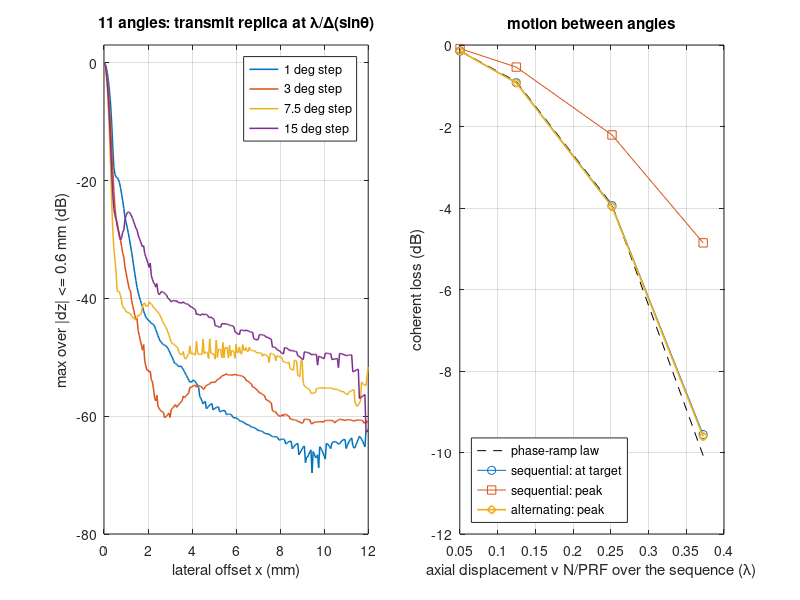

Here is the MATLAB script that generated this plot:
%% m23_angle_step_rule.m  --  transmit replicas, the angle-step rule, and motion between angles
% Purpose : fast analytic plane-wave synthesis (no channel data): for a point target the
%           DAS value at pixel p for angle theta is
%             v(p, theta) = sum_e w_e(p) g(tau_tx(p,theta) + tau_rx(p,e) - tau_tx(t,theta) - tau_rx(t,e))
%           with the complex two-way pulse g(t) = exp(-t^2/(2 sig^2)) exp(j 2 pi f0 t).
%           (1) Replica position and level vs angle step (11 angles): the transmit factor
%               repeats every lambda/d(sin theta) laterally; we measure the broadband ghost
%               and compare it with the narrowband focal-plane prediction R(x_rep).
%           (2) Depth independence of the replica position (targets at 20, 30, 45 mm).
%           (3) Motion: the target moves axially between firings (31 angles, 1 deg step,
%               PRF 10 kHz). Loss at the true position vs the phase-ramp law
%               |sin(N phi/2)/(N sin(phi/2))|, phi = 2 pi f0 (1 + cos theta) delta / c per
%               firing; peak loss and lateral shift for sequential vs alternating order.
% Change  : steps, N, Fnum, FBW, PRF, velocities, the firing order.
% Expect  : the broadband ghost is a hump centered near lambda/d(sin theta) and smeared by
%           about +-FBW/2 of that distance, at the same x for every depth. Its level is far
%           below the narrowband level: the virtual transmit array has broadband grating
%           lobes like a real array (-25 dB at a 15 deg step, about -53 dB at 3 deg). The
%           estimate env(x_rep) x 1.06 M/N, with the receive sidelobe envelope
%           env(x) = 1/(pi x/(lam F#)), tracks it within 4 dB from 2 to 15 deg (mostly above,
%           i.e. conservative); the exact R(x_rep) swings through receive nulls (the hump sits
%           inside x_rep), so R(x_rep) x 1.06 M/N matches only by chance. Motion: at the true target position the loss follows the
%           ramp law (lambda/4 across the sequence = 25 mm/s here: -3.9 dB). In sequential
%           order the peak moves 0.12 mm laterally and drops only 2.2 dB (part of the loss
%           becomes a mislocation); in alternating order it stays put and loses 4.0 dB.
% Base MATLAB only; runs in MATLAB R2019b+ and GNU Octave 8.
clear; close all; rng(1);

c = 1.540; f0 = 5; lam = c/f0; FBW = 0.6;          % mm/us, MHz, mm
sig = 1/(2*pi*FBW*f0/(2*sqrt(2*log(2))));          % envelope std of the two-way pulse (us)
Nel = 128; pitch = 0.3; xe = ((0:Nel-1) - (Nel-1)/2)*pitch;
Fnum = 1.5;
g = @(t) exp(-t.^2/(2*sig^2)) .* exp(1i*2*pi*f0*t);
% geometry of a pixel set, computed once: receive times (npix x Nel) and normalized weights
geom = @(px, pz) struct('px', px, 'pz', pz, 'R', sqrt((px - xe).^2 + pz.^2)/c, ...
    'W', double(abs(xe - px) <= pz/(2*Fnum)) ./ sum(abs(xe - px) <= pz/(2*Fnum), 2));
% DAS value of one angle for a target at (xt, zt): sum_e W g(tx delay difference + rx delay difference)
das = @(G, xt, zt, th) sum(G.W .* g(((G.px - xt)*sin(th) + (G.pz - zt)*cos(th))/c ...
        + G.R - sqrt((xt - xe).^2 + zt^2)/c), 2);

%% (1) Replica vs angle step, 11 angles, target at (0, 30 mm)
zt = 30;
xl = (0:0.05:12).';  dzs = -0.6:0.1:0.6;                  % strip of pixels (x >= 0, symmetric)
[PX, DZ] = meshgrid(xl, dzs);  G1 = geom(PX(:), zt + DZ(:));
steps = [1 2 3 5 7.5 10 15];  N = 11;
% narrowband receive pattern at depth zt (paraxial), for the prediction
wz  = double(abs(xe) <= zt/(2*Fnum));
Rnb = @(x) abs(exp(-1i*2*pi*x(:)*xe/(lam*zt)) * wz.') / sum(wz);
fprintf('(1) 11 angles, target at z = %g mm, Rx F# %.1f, FBW %.0f %%\n', zt, Fnum, 100*FBW);
fprintf('%6s %5s %5s %8s %9s %8s %11s %11s\n', 'step', 'N', 'span', 'x_rep', 'hump at', 'ghost', 'narrowband', 'env*1.06M/N');
fprintf('%6s %5s %5s %8s %9s %8s %11s %11s\n', '(deg)', '', '(deg)', '(mm)', 'x (mm)', '(dB)', 'R(x_rep)', '(dB)');
env = @(x) min(1, lam*Fnum ./ (pi*x));                     % receive sidelobe envelope (rect aperture)
M = 0.883/FBW;                                             % pulse length in cycles
prof = zeros(numel(xl), numel(steps));
for k = 1:numel(steps)
    if (N-1)/2*steps(k) > 25, N = 2*floor(25/steps(k)) + 1; end       % keep |theta| <= 25 deg
    th = ((0:N-1) - (N-1)/2) * steps(k) * pi/180;
    v = zeros(numel(G1.px), 1);
    for a = 1:N, v = v + das(G1, 0, zt, th(a)); end
    E = reshape(abs(v), size(PX));  E = max(E, [], 1).';  E = E/max(E);   % max over the strip
    prof(:,k) = 20*log10(E + 1e-9);
    xr = lam/mean(diff(sin(th)));
    win = xl > 0.6 & abs(xl - xr) <= 0.3 + 0.5*FBW*xr;       % the smear spans ~ +-FBW/2 of x_rep
    [gh, ig] = max(prof(win, k));  xw = xl(win);
    if xr > 11.5, gh = NaN; xm = NaN; else, xm = xw(ig); end
    fprintf('%6.1f %5d %5.0f %8.2f %9.2f %8.1f %11.1f %11.1f\n', steps(k), N, (N-1)*steps(k), xr, xm, gh, ...
        20*log10(Rnb(xr)), 20*log10(env(xr)) + 20*log10(min(1, 1.064*M/N)));
    N = 11;
end

%% (2) The replica position does not depend on depth (3 deg step, 11 angles)
th = ((0:10) - 5) * 3 * pi/180;  xr = lam/mean(diff(sin(th)));
fprintf('\n(2) 3 deg step: predicted x_rep = %.2f mm at every depth\n', xr);
for ztk = [20 30 45]
    Gk = geom(PX(:), ztk + DZ(:));  v = zeros(numel(Gk.px), 1);
    for a = 1:numel(th), v = v + das(Gk, 0, ztk, th(a)); end
    E = max(reshape(abs(v), size(PX)), [], 1).';  E = E/max(E);
    win = xl > 3 & xl < 9;  xw = xl(win);  [gh, ig] = max(E(win));
    fprintf('    z = %2d mm: ghost hump peak at x = %.2f mm, level %.1f dB\n', ztk, xw(ig), 20*log10(gh));
end

%% (3) Motion between firings: 31 angles, 1 deg step, PRF 10 kHz, axial velocity v
th0 = (-15:15)*pi/180;  Na = numel(th0);  PRF = 10e3;          % firings per second
ordA = 1:Na;                                                   % sequential: -15, -14, ..., +15
ordB = [16 reshape([15:-1:1; 17:31], 1, [])];                 % alternating: 0, -1, +1, -2, +2, ...
xs = (-1:0.02:1).';  zs = zt + (-0.2:0.02:0.2);
[XS, ZS] = meshgrid(xs, zs);  G3 = geom(XS(:), ZS(:));  i0 = find(abs(XS(:)) < 1e-9 & abs(ZS(:) - zt) < 1e-9);
v0 = zeros(numel(G3.px), 1);
for a = 1:Na, v0 = v0 + das(G3, 0, zt, th0(a)); end
pk0 = max(abs(v0));
vel = [5 12.4 25 37];                                         % mm/s
fprintf('\n(3) motion, %d angles at PRF %.0f kHz (sequence %.1f ms); loss re static peak (dB)\n', Na, PRF/1e3, Na/PRF*1e3);
fprintf('%8s %11s %11s %11s %11s %13s %12s\n', 'v', 'disp', 'ramp law', 'seq: at', 'seq: peak', 'seq: shift', 'alt: peak');
fprintf('%8s %11s %11s %11s %11s %13s %12s\n', '(mm/s)', '(lambda)', '', 'target', 'anywhere', 'x (mm)', 'anywhere');
% disp = v x sequence duration = Na*dlt (the target moves dlt between firings)
res3 = zeros(numel(vel), 5);
for j = 1:numel(vel)
    dlt = vel(j)/PRF;                                         % mm per firing (v in mm/s)
    phi = 2*pi*f0*mean(1 + cos(th0))*dlt/c;                   % two-way phase step per firing
    law = 20*log10(abs(sin(Na*phi/2)/(Na*sin(phi/2))));
    vA = zeros(numel(G3.px), 1); vB = vA;
    for n = 1:Na                                              % firing n uses angle ord(n)
        zn = zt + (n - (Na+1)/2)*dlt;                         % target position at firing n
        vA = vA + das(G3, 0, zn, th0(ordA(n)));
        vB = vB + das(G3, 0, zn, th0(ordB(n)));
    end
    [pA, iA] = max(abs(vA));
    res3(j,:) = [law, 20*log10(abs(vA(i0))/pk0), 20*log10(pA/pk0), G3.px(iA), 20*log10(max(abs(vB))/pk0)];
    fprintf('%8.1f %11.3f %11.2f %11.2f %11.2f %13.2f %12.2f\n', vel(j), Na*dlt/lam, res3(j,:));
end
fprintf('    sequential order: the ramp is linear in sin(theta), so it shifts the transmit factor\n');
fprintf('    laterally by 2 dlt/d(sin theta) = %.2f mm at 25 mm/s against the fixed receive factor:\n', 2*(25/PRF)/mean(diff(sin(th0))));
fprintf('    the peak moves part of the way and loses less; the alternating order cannot shift.\n');

%% Figures
figure('Position', [60 60 1150 430]);
subplot(1,2,1); plot(xl, prof(:, [1 3 5 7]), 'LineWidth', 1.1); grid on; ylim([-80 3]); xlim([0 12]);
xlabel('lateral offset x (mm)'); ylabel('max over |dz| <= 0.6 mm (dB)');
legend('1 deg step', '3 deg step', '7.5 deg step', '15 deg step', 'Location', 'northeast');
title('11 angles: transmit replica at \lambda/\Delta(sin\theta)');
dl = Na*vel/PRF/lam;
subplot(1,2,2); plot(dl, res3(:,1), 'k--', dl, res3(:,2), 'o-', dl, res3(:,3), 's-', dl, res3(:,5), 'd-', 'LineWidth', 1.2);
grid on; xlabel('axial displacement v N/PRF over the sequence (\lambda)'); ylabel('coherent loss (dB)');
legend('phase-ramp law', 'sequential: at target', 'sequential: peak', 'alternating: peak', 'Location', 'southwest');
title('motion between angles');
